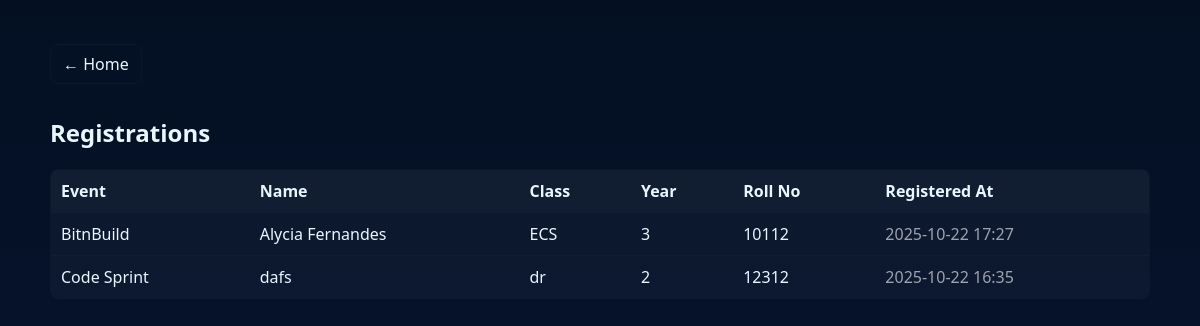
Before: /registrations with the older database file.
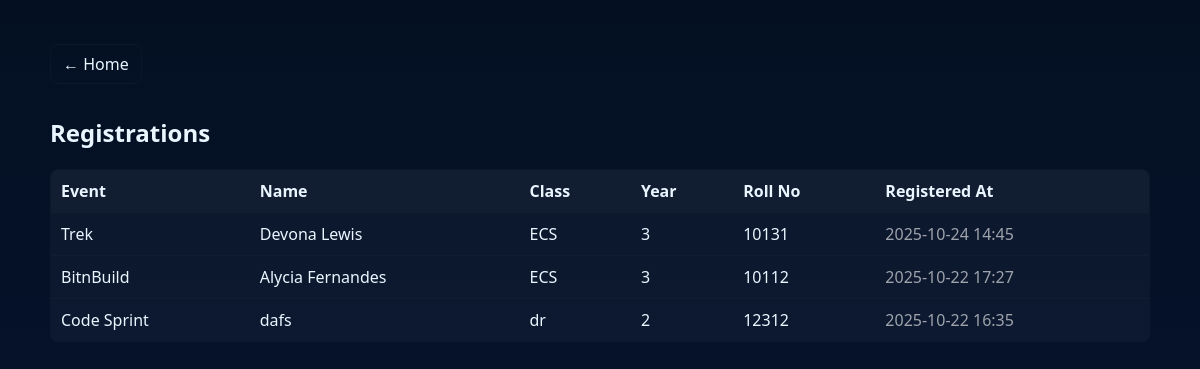
After: the same page with the newer database file.
### app.py (models this page shows)
class Registration(db.Model):
    __bind_key__ = 'registrations'
    id = db.Column(db.Integer, primary_key=True)
    event_id = db.Column(db.Integer, nullable=False)
    event_name = db.Column(db.String(200), nullable=False)
    council = db.Column(db.String(100), nullable=True)
    name = db.Column(db.String(100), nullable=False)
    class_name = db.Column(db.String(50), nullable=False)
    year = db.Column(db.Integer, nullable=False)
    roll_no = db.Column(db.String(20), nullable=False)
    created_at = db.Column(db.DateTime, default=datetime.utcnow)

### app.py (the view)
@app.route('/registrations')
def view_registrations():
    regs = Registration.query.order_by(Registration.created_at.desc()).all()
    return render_template('registrations.html', registrations=regs)

### templates/registrations.html (shortened to what this page needs)
<!doctype html>
<html lang="en">
<head>
</head>
<body>
  <div class="container">
    <a class="home" href="{{ url_for('home') }}">← Home</a>
    <h2>Registrations</h2>
    {% if registrations %}
    <table>
      <thead>
        <tr><th>Event</th><th>Name</th><th>Class</th><th>Year</th><th>Roll No</th><th>Registered At</th></tr>
      </thead>
      <tbody>
        {% for r in registrations %}
        <tr>
          <td>{{ r.event_name }}</td>
          <td>{{ r.name }}</td>
          <td>{{ r.class_name }}</td>
          <td>{{ r.year }}</td>
          <td>{{ r.roll_no }}</td>
          <td class="muted">{{ r.created_at.strftime('%Y-%m-%d %H:%M') }}</td>
        </tr>
        {% endfor %}
      </tbody>
    </table>
    {% else %}
      <p class="muted">No registrations yet.</p>
    {% endif %}
  </div>
</body>
</html>

### templates/registrations.html (style rules this page uses)
body { font-family:Segoe UI,Roboto,Arial,sans-serif;background:linear-gradient(180deg,#041022,#05122a);color:#eaf6ff;margin:0;padding:20px }
.container { max-width:1100px;margin:24px auto }
table { width:100%;border-collapse:collapse;background:rgba(255,255,255,0.03);border:1px solid rgba(255,255,255,0.04);border-radius:8px;overflow:hidden }
th,td { padding:10px;text-align:left;border-bottom:1px solid rgba(255,255,255,0.02) }
th { background:rgba(255,255,255,0.02) }
.muted { color:rgba(255,255,255,0.6) }
a.home { display:inline-block;margin-bottom:12px;padding:8px 12px;background:transparent;border:1px solid rgba(255,255,255,0.03);border-radius:8px;color:#eaf6ff;text-decoration:none }

Changed rows visible on the page:
added Registration: event_name "Trek", name "Devona Lewis", class_name "ECS", year "3", roll_no "10131", created_at "2025-10-24 14:45"
